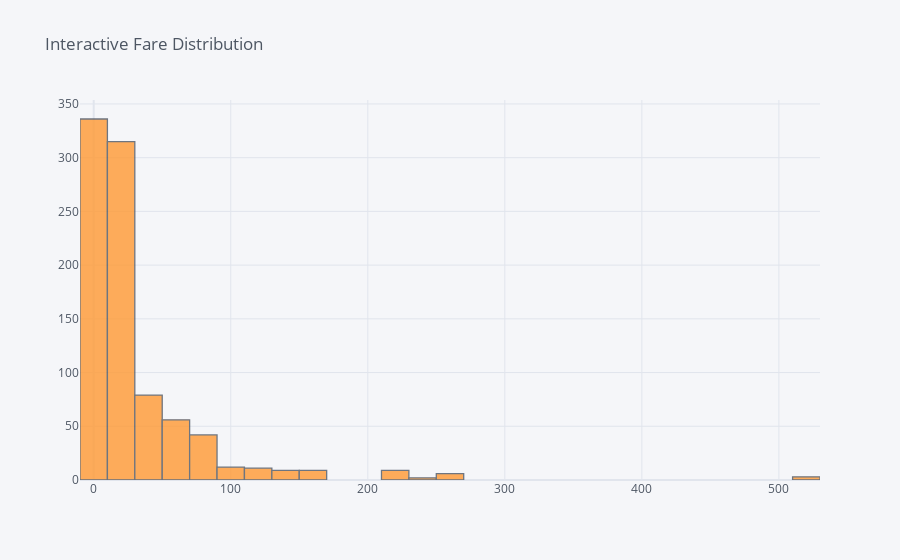

Notebook source saved alongside this figure:
### Markdown cell above
### Just for fun

If you wanted to work with an interactive plot we can use the cufflinks library to do just that.

### Code cell
# Interactive fare distribution plot
cf.go_offline()
train_data["Fare"].iplot(kind='hist', bins=50, title='Interactive Fare Distribution')

### Figure 1 — Plotly figure (JSON) as saved in the notebook; plotly's stock layout.template omitted (floating-point values rounded to 4 significant figures; data arrays with more than 128 entries replaced by an {"elided": "..."} marker saying what was removed)
{"data": [{"histfunc": "count", "histnorm": "", "marker": {"color": "rgba(255, 153, 51, 1.0)", "line": {"color": "#4D5663", "width": 1.3}}, "name": "Fare", "nbinsx": 50, "opacity": 0.8, "orientation": "v", "type": "histogram", "x": {"elided": "889 float values"}}], "layout": {"autosize": true, "barmode": "overlay", "legend": {"bgcolor": "#F5F6F9", "font": {"color": "#4D5663"}}, "paper_bgcolor": "#F5F6F9", "plot_bgcolor": "#F5F6F9", "title": {"font": {"color": "#4D5663"}, "text": "Interactive Fare Distribution"}, "xaxis": {"autorange": true, "gridcolor": "#E1E5ED", "range": [-10, 530], "showgrid": true, "tickfont": {"color": "#4D5663"}, "title": {"font": {"color": "#4D5663"}, "text": ""}, "type": "linear", "zerolinecolor": "#E1E5ED"}, "yaxis": {"autorange": true, "gridcolor": "#E1E5ED", "range": [0, 353.7], "showgrid": true, "tickfont": {"color": "#4D5663"}, "title": {"font": {"color": "#4D5663"}, "text": ""}, "zerolinecolor": "#E1E5ED"}}}
